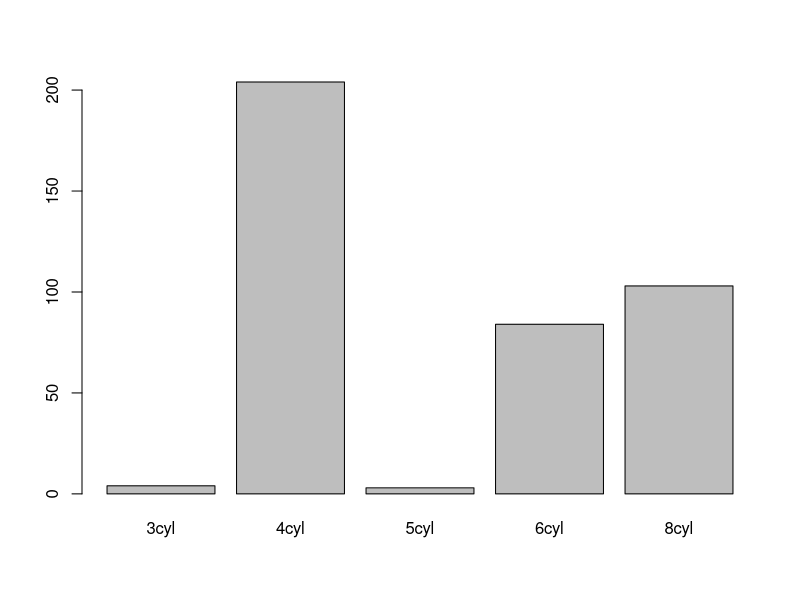
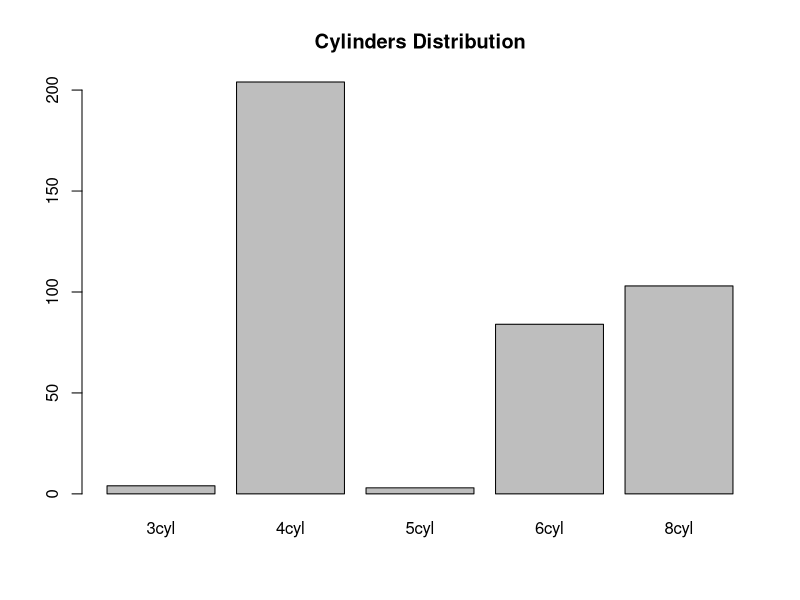
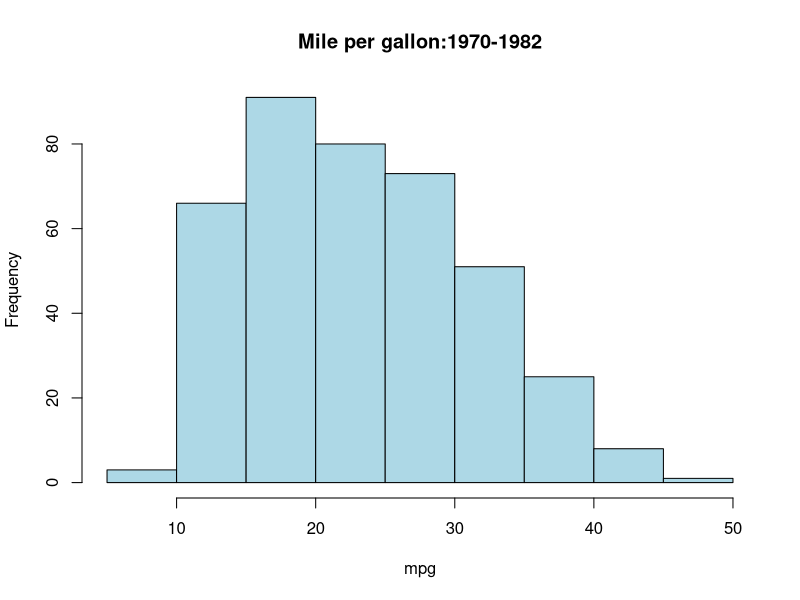
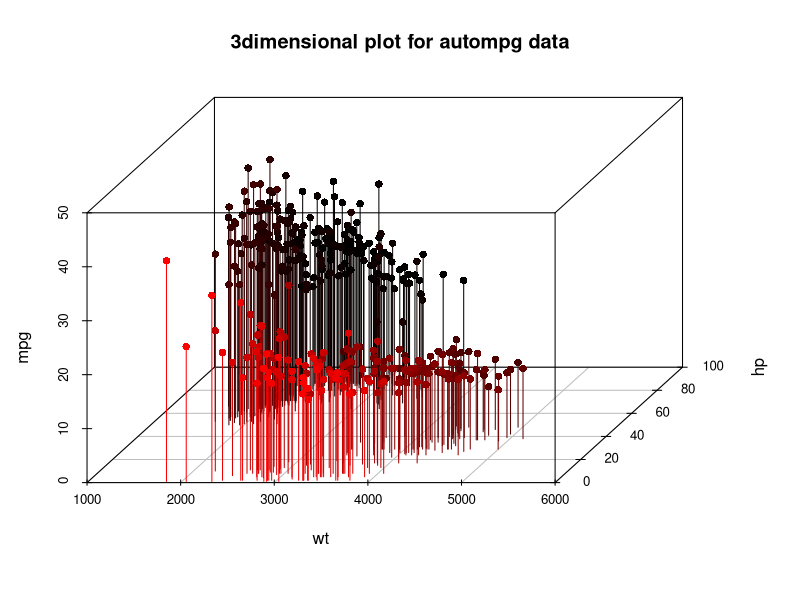

The R source for these figures, in order:
# lec3_3.r
# Data handling
# Data analysis with autompg.txt

# set working directory
# change working directory 
setwd("D:/tempstore/moocr")

# 2.Read txt file with variable name
# http://archive.ics.uci.edu/ml/datasets/Auto+MPG

# 1. Data reading in R
car<-read.table(file="autompg.txt", na=" ", header=TRUE)

#car<-read.csv(file="autompg.csv")

head(car)
dim(car)

# 2. Data checking : numeric factor integer variables
str(car)

# 3. Data summary
summary(car)

# 4. basic statistics & graph
attach(car)

# frequency
table(origin)
table(year)

# mean and standard deviation
mean(mpg)
mean(hp)
mean(wt)

# mean of some variables
apply (car[, 1:6], 2, mean)

# barplot using frequency
freq_cyl<-table(cyl)
names(freq_cyl) <- c ("3cyl", "4cyl", "5cyl", "6cyl",
                        "8cyl")
barplot(freq_cyl)
barplot(freq_cyl, main="Cylinders Distribution")

# histogram of MPG
hist(mpg, main="Mile per gallon:1970-1982", 
     col="lightblue")

# scatterplot3d
# install.packages("scatterplot3d")
library(scatterplot3d)

scatterplot3d(wt,hp,mpg, type="h", highlight.3d=TRUE,
               angle=55, scale.y=0.7, pch=16, main="3dimensional plot for autompg data")

# apply a function over a list
lapply (car[, 1:6], mean)

a1<-lapply (car[, 1:6], mean)
a2<-lapply (car[, 1:6], sd)
a3<-lapply (car[, 1:6], min)
a4<-lapply (car[, 1:6], max)
table1<-cbind(a1,a2,a3,a4)
colnames(table1) <- c("mean", "sd", "min", "max")
table1

#################################
